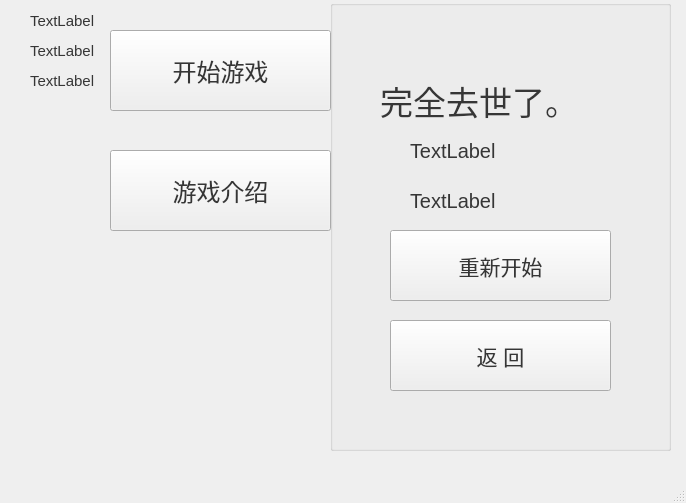
<?xml version="1.0" encoding="UTF-8"?>
<ui version="4.0">
 <class>MainWindow</class>
 <widget class="QMainWindow" name="MainWindow">
  <property name="geometry">
   <rect>
    <x>0</x>
    <y>0</y>
    <width>686</width>
    <height>503</height>
   </rect>
  </property>
  <property name="minimumSize">
   <size>
    <width>686</width>
    <height>0</height>
   </size>
  </property>
  <property name="windowTitle">
   <string>MainWindow</string>
  </property>
  <widget class="QWidget" name="centralwidget">
   <widget class="QLabel" name="coin">
    <property name="geometry">
     <rect>
      <x>30</x>
      <y>10</y>
      <width>101</width>
      <height>21</height>
     </rect>
    </property>
    <property name="styleSheet">
     <string notr="true">color:rgb(52, 52, 52);
font: 11pt;</string>
    </property>
    <property name="text">
     <string>TextLabel</string>
    </property>
   </widget>
   <widget class="QLabel" name="distance">
    <property name="geometry">
     <rect>
      <x>30</x>
      <y>40</y>
      <width>171</width>
      <height>21</height>
     </rect>
    </property>
    <property name="styleSheet">
     <string notr="true">color: rgb(54,54,54);
font: 11pt;</string>
    </property>
    <property name="text">
     <string>TextLabel</string>
    </property>
   </widget>
   <widget class="QGroupBox" name="groupBox">
    <property name="geometry">
     <rect>
      <x>330</x>
      <y>0</y>
      <width>341</width>
      <height>451</height>
     </rect>
    </property>
    <property name="styleSheet">
     <string notr="true"/>
    </property>
    <property name="title">
     <string/>
    </property>
    <widget class="QPushButton" name="restart">
     <property name="geometry">
      <rect>
       <x>60</x>
       <y>230</y>
       <width>221</width>
       <height>71</height>
      </rect>
     </property>
     <property name="styleSheet">
      <string notr="true">color: rgb(54, 54, 54);
font: 16pt;</string>
     </property>
     <property name="text">
      <string>重新开始</string>
     </property>
    </widget>
    <widget class="QPushButton" name="return_main">
     <property name="geometry">
      <rect>
       <x>60</x>
       <y>320</y>
       <width>221</width>
       <height>71</height>
      </rect>
     </property>
     <property name="styleSheet">
      <string notr="true">color: rgb(54, 54, 54);
font: 16pt;</string>
     </property>
     <property name="text">
      <string>返 回</string>
     </property>
    </widget>
    <widget class="QLabel" name="over_score">
     <property name="geometry">
      <rect>
       <x>80</x>
       <y>140</y>
       <width>151</width>
       <height>21</height>
      </rect>
     </property>
     <property name="styleSheet">
      <string notr="true">color: rgb(54, 54, 54);
font: 15pt ;</string>
     </property>
     <property name="text">
      <string>TextLabel</string>
     </property>
    </widget>
    <widget class="QLabel" name="over_distance">
     <property name="geometry">
      <rect>
       <x>80</x>
       <y>190</y>
       <width>251</width>
       <height>21</height>
      </rect>
     </property>
     <property name="styleSheet">
      <string notr="true">color: rgb(54, 54, 54);
font: 15pt ;</string>
     </property>
     <property name="text">
      <string>TextLabel</string>
     </property>
    </widget>
    <widget class="QLabel" name="game_over">
     <property name="geometry">
      <rect>
       <x>50</x>
       <y>70</y>
       <width>251</width>
       <height>61</height>
      </rect>
     </property>
     <property name="styleSheet">
      <string notr="true">color: rgb(54, 54, 54);
font: 25pt ;</string>
     </property>
     <property name="text">
      <string>完全去世了。</string>
     </property>
    </widget>
   </widget>
   <widget class="QPushButton" name="start">
    <property name="geometry">
     <rect>
      <x>110</x>
      <y>30</y>
      <width>221</width>
      <height>81</height>
     </rect>
    </property>
    <property name="font">
     <font>
      <family>Microsoft Yi Baiti</family>
      <pointsize>18</pointsize>
      <weight>50</weight>
      <italic>false</italic>
      <bold>false</bold>
     </font>
    </property>
    <property name="styleSheet">
     <string notr="true">color: rgb(54, 54, 54);
font: 18pt;</string>
    </property>
    <property name="text">
     <string>开始游戏</string>
    </property>
   </widget>
   <widget class="QPushButton" name="intro">
    <property name="geometry">
     <rect>
      <x>110</x>
      <y>150</y>
      <width>221</width>
      <height>81</height>
     </rect>
    </property>
    <property name="styleSheet">
     <string notr="true">color: rgb(54, 54,54);
font: 18pt;</string>
    </property>
    <property name="text">
     <string>游戏介绍</string>
    </property>
   </widget>
   <widget class="QLabel" name="record">
    <property name="geometry">
     <rect>
      <x>30</x>
      <y>70</y>
      <width>171</width>
      <height>21</height>
     </rect>
    </property>
    <property name="styleSheet">
     <string notr="true">color: rgb(54,54,54);
font: 11pt;</string>
    </property>
    <property name="text">
     <string>TextLabel</string>
    </property>
   </widget>
  </widget>
  <widget class="QMenuBar" name="menubar">
   <property name="geometry">
    <rect>
     <x>0</x>
     <y>0</y>
     <width>686</width>
     <height>25</height>
    </rect>
   </property>
  </widget>
  <widget class="QStatusBar" name="statusbar"/>
 </widget>
 <resources/>
 <connections/>
</ui>
